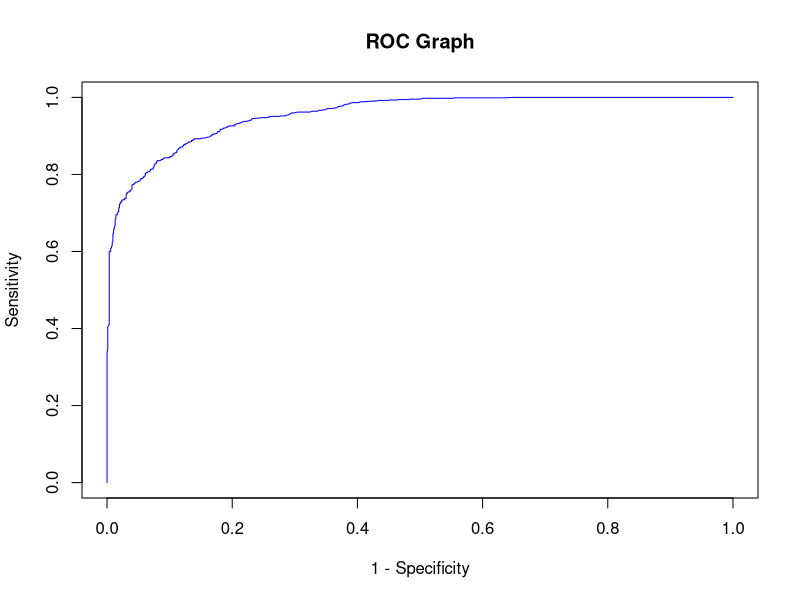
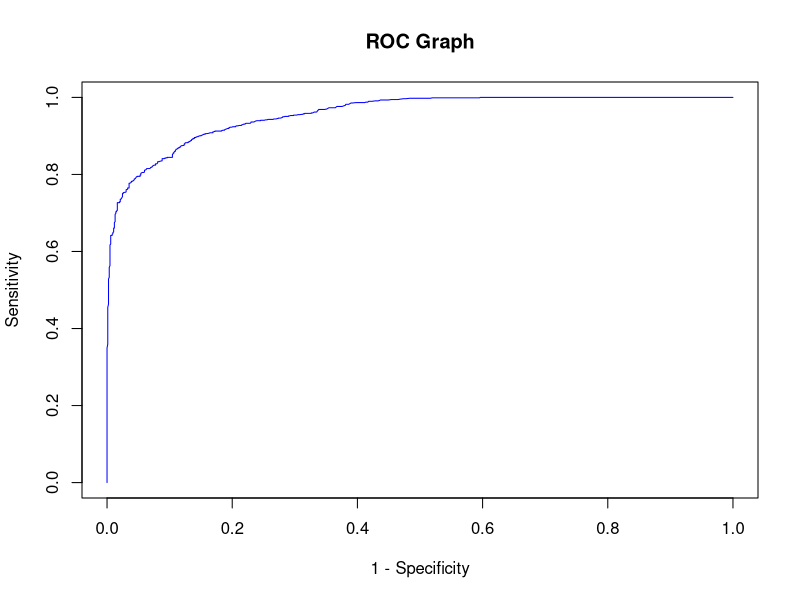
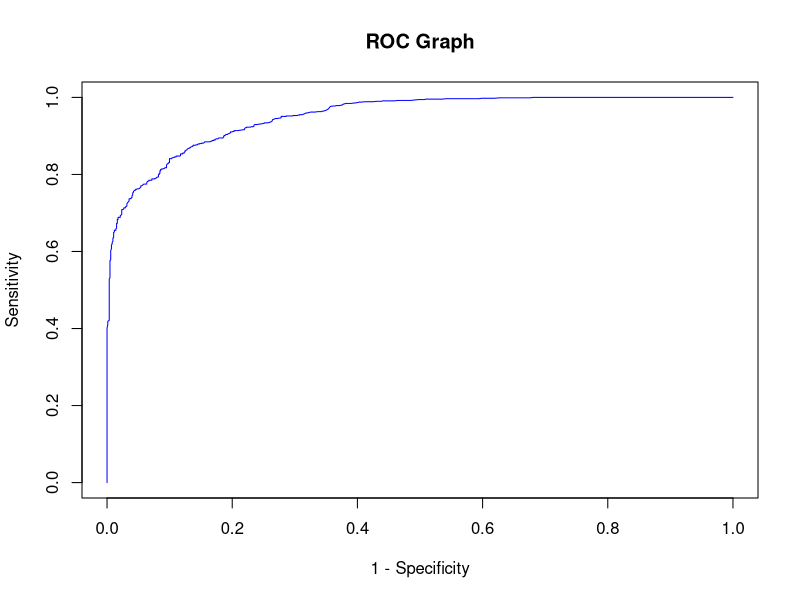
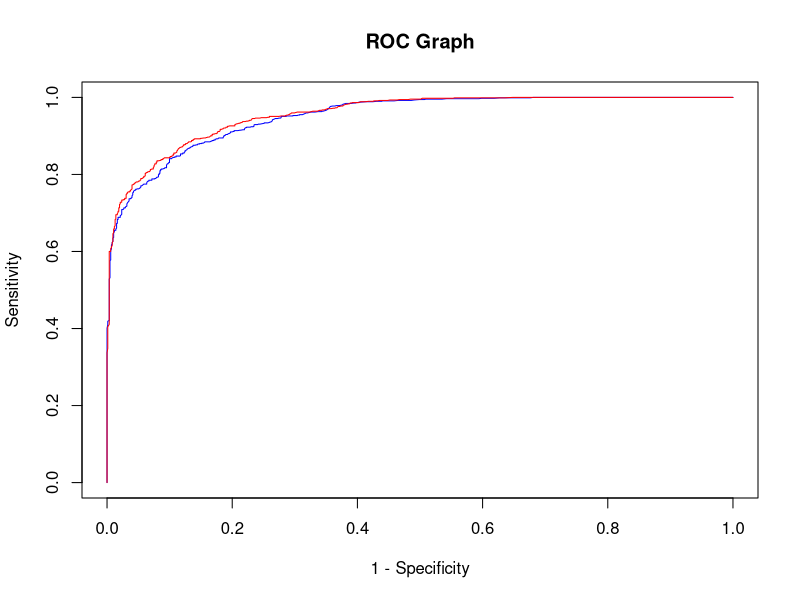
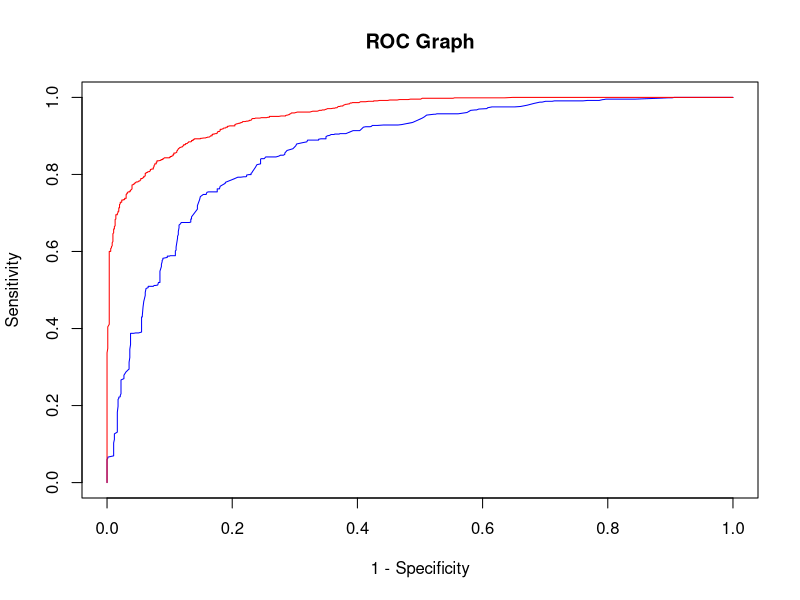
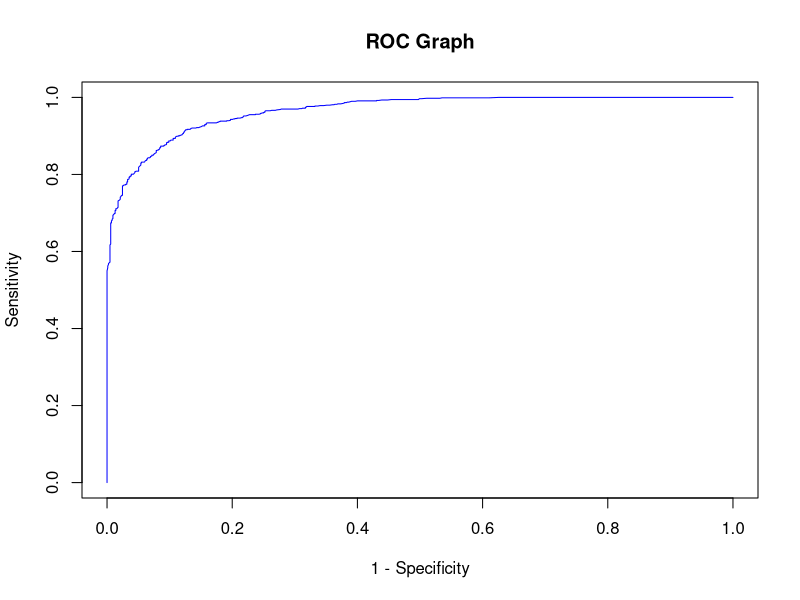
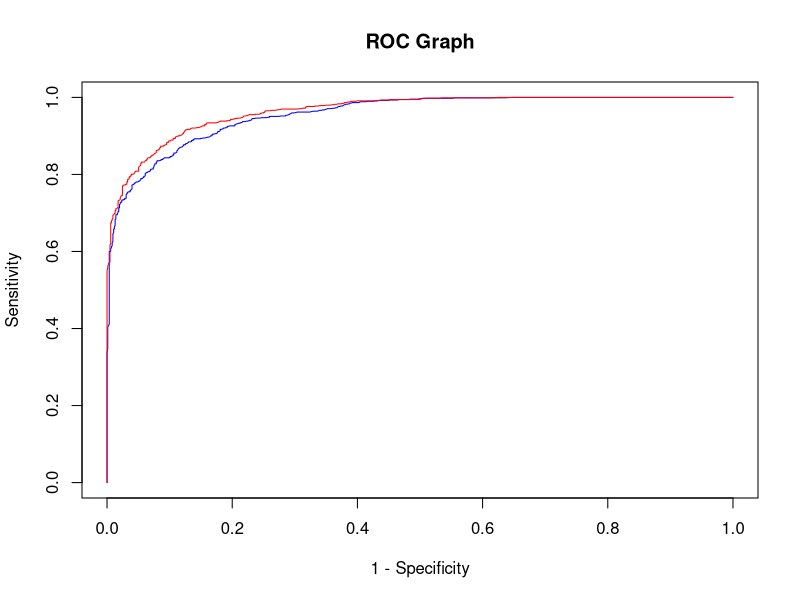
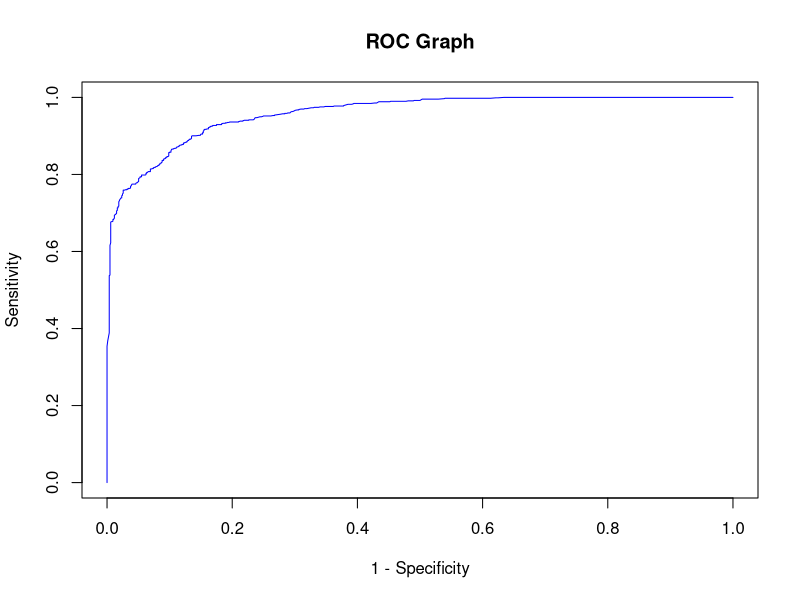

Generate these figures, in order, with R:
## ---- chunk 1
knitr::opts_chunk$set(echo = TRUE)
## ---- chunk 2
set.seed(42)
library(statmod)
library(glmnet)
suppressMessages(library(fields))
suppressMessages(library(tidyverse))
library(caret)
## ---- chunk 3
fire = read.csv("Acoustic_Extinguisher_Fire_Dataset.csv")
n = nrow(fire)
ind = sample(1:n, n*.9, replace=FALSE)
train = fire[ind,]
test = fire[-ind,]
cutoff = 0.8
## ---- chunk 4
validate = function(model) {
  predictions = predict(model, newdata = test, type="response")
  
  cutlines = seq(0.0,1, by=.001)
  n = length(cutlines)
  results = list()
  i = 1
  for(i in 1:n) {
    cut = cutlines[i]
    fire_out = ifelse(predictions >= cut, 1,0)
    fire_factor = factor(fire_out, levels=c(0,1))
    test_factor = factor(test$STATUS)
    results[[i]]= confusionMatrix(test_factor, fire_factor)
  }
  results
}
## ---- chunk 5
plot_roc = function(confusion_matrix_list) {
  n = length(confusion_matrix_list)
  sen = rep(NA, n)
  spe = rep(NA, n)
  for (i in 1:n) {
    TP = confusion_matrix_list[[i]]$table[2,2]
    FP = confusion_matrix_list[[i]]$table[1,2]
    FN = confusion_matrix_list[[i]]$table[2,1]
    TN = confusion_matrix_list[[i]]$table[1,1]
    sen[i] = TP/(TP+FN)
    spe[i] = 1 - TN/(TN+FP)  
  }
  sen = replace(sen, is.na(sen), 0)
  spe = replace(spe, is.na(spe), 0)
  plot(
    spe,
    sen,
    xlim=c(0,1),
    ylim=c(0,1),
    type="l",
    col="blue",
    main="ROC Graph",
    xlab="1 - Specificity",
    ylab="Sensitivity"
  )
}
## ---- chunk 6
fire_glm3 = glm(as.factor(STATUS) ~ FUEL + DISTANCE + DESIBEL * AIRFLOW + DESIBEL * FREQUENCY, data=train, family = binomial(link="logit"))
val_fire_glm3 = validate(fire_glm3)
plot_roc(val_fire_glm3)
## ---- chunk 7
fire_glm2 = glm(STATUS ~ FUEL * DISTANCE + DESIBEL * AIRFLOW * FREQUENCY, data=fire, family = binomial(link="logit"))
val_fire_glm2 = validate(fire_glm2)
plot_roc(val_fire_glm2)
## ---- chunk 8
fire_glm = glm(as.factor(STATUS) ~ FUEL + DISTANCE + DESIBEL + AIRFLOW + FREQUENCY, data=train, family = binomial(link="logit"))
val_fire_glm = validate(fire_glm)
plot_roc(val_fire_glm)
## ---- chunk 9
plot_rocs = function(confusion_matrix_list1, confusion_matrix_list2) {
  n = length(confusion_matrix_list1)
  sen1 = rep(NA, n)
  spe1 = rep(NA, n)
  for (i in 1:n) {
    TP = confusion_matrix_list1[[i]]$table[2,2]
    FP = confusion_matrix_list1[[i]]$table[1,2]
    FN = confusion_matrix_list1[[i]]$table[2,1]
    TN = confusion_matrix_list1[[i]]$table[1,1]
    sen1[i] = TP/(TP+FN)
    spe1[i] = 1 - TN/(TN+FP) 
  }
  sen1 = replace(sen1, is.na(sen1), 0)
  spe1 = replace(spe1, is.na(spe1), 0)
  
  
  n = length(confusion_matrix_list2)
  sen2 = rep(NA, n)
  spe2 = rep(NA, n)
  for (i in 1:n) {
    TP = confusion_matrix_list2[[i]]$table[2,2]
    FP = confusion_matrix_list2[[i]]$table[1,2]
    FN = confusion_matrix_list2[[i]]$table[2,1]
    TN = confusion_matrix_list2[[i]]$table[1,1]
    sen2[i] = TP/(TP+FN) 
    spe2[i] = 1 - TN/(TN+FP) 
  }
  sen2 = replace(sen2, is.na(sen2), 0)
  spe2 = replace(spe2, is.na(spe2), 0)
  
  
  
  plot(
    spe1,
    sen1,
    xlim=c(0,1),
    ylim=c(0,1),
    type="l",
    col="blue",
    main="ROC Graph",
    xlab="1 - Specificity",
    ylab="Sensitivity"
  )
  lines(spe2, sen2, type="l", col="red")
}
## ---- chunk 10
plot_rocs(val_fire_glm, val_fire_glm3)
## ---- chunk 11
f = glm(as.factor(STATUS) ~ DISTANCE + DESIBEL, data=train, family = binomial(link="logit"))
val_f = validate(f)
plot_rocs(val_f, val_fire_glm3)
## ---- chunk 12
fire_poly_glm3 = glm(as.factor(STATUS) ~ FUEL + poly(DISTANCE,3,raw=TRUE) + poly(DESIBEL, 3, raw=TRUE) + poly(AIRFLOW, 3, raw=TRUE) + poly(FREQUENCY, 3,raw=TRUE), data=train, family = binomial(link="logit"))
plot_roc(validate(fire_poly_glm3))
plot_rocs(val_fire_glm3, validate(fire_poly_glm3))
## ---- chunk 13
fire_poly_glm2 = glm(as.factor(STATUS) ~ FUEL + poly(DISTANCE,2,raw=TRUE) + poly(DESIBEL, 2, raw=TRUE) + poly(AIRFLOW, 2, raw=TRUE) + poly(FREQUENCY, 2,raw=TRUE), data=train, family = binomial(link="logit"))
plot_roc(validate(fire_poly_glm2))
plot_rocs(validate(fire_poly_glm2), val_fire_glm3)
